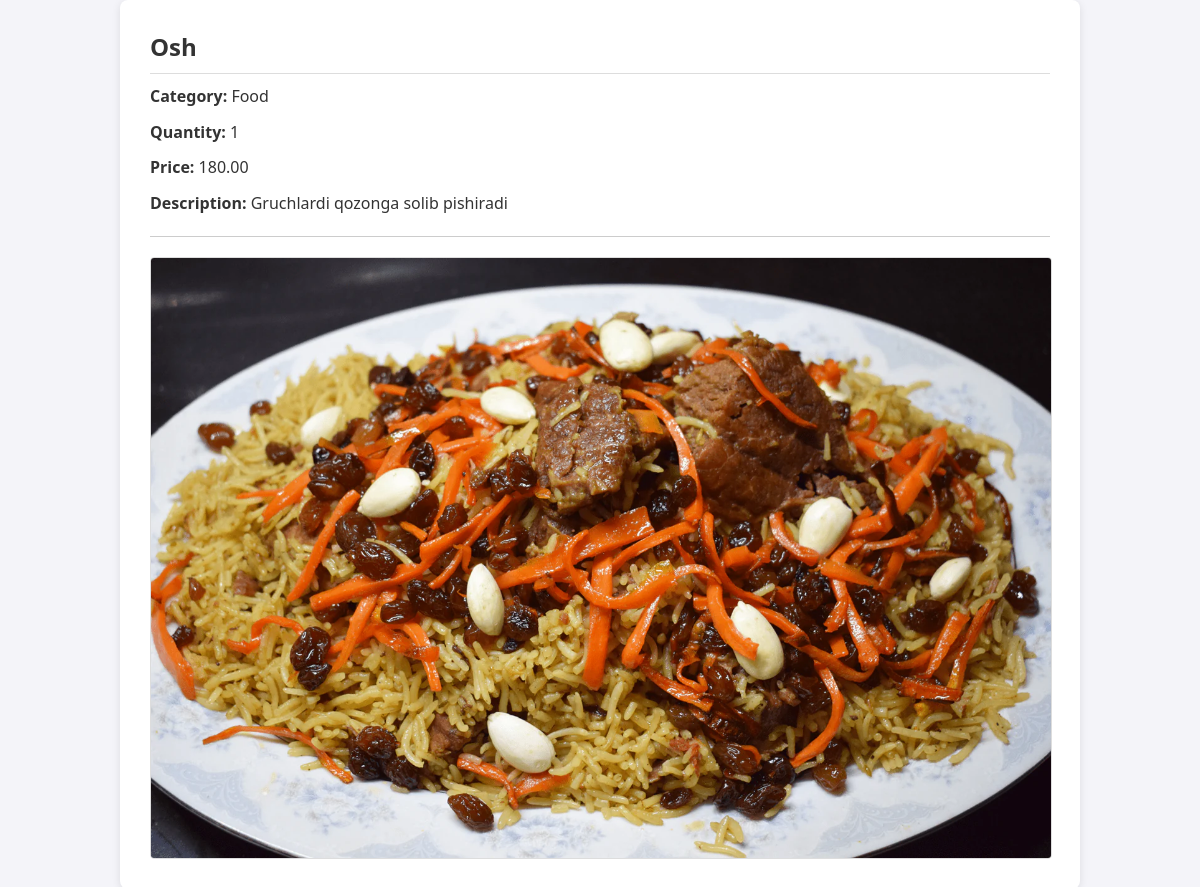
The page /main/back-office/product/detail/4/ on the database its author committed.
### Goods/models.py (models this page shows, shortened)
class Product(models.Model):
    name = models.CharField(max_length=255)
    quantity = models.PositiveIntegerField(default=1)
    price = models.DecimalField(max_digits=8, decimal_places=2)
    category = models.ForeignKey(Category, on_delete=models.CASCADE, related_name='products')
    description = models.TextField()
    def __str__(self):
        return self.name

class Category(models.Model):
    name = models.CharField(max_length=255)
    title = models.TextField()
    img = models.ImageField(upload_to='category_img')

class ProductImg(models.Model):
    product = models.ForeignKey(Product, on_delete=models.CASCADE, related_name='images')
    img = models.ImageField(upload_to='product-img')

### Goods/back-office/product/views.py (the view)
# urls.py: path('detail/<int:id>/', views.detailProduct, name='detailProduct'),
def detailProduct(request, id):
    queryset = models.Product.objects.get(id=id)
    print('queryset',queryset )
    print('id', id)
    querysetImg = models.ProductImg.objects.filter(product_id = id)
    context = {}
    context['queryset'] = queryset
    context['querysetImg'] = querysetImg
    context['images'] = models.ProductImg.objects.filter(product=queryset)
    return render(request, 'back-office/product/detail.html',context)

### templates/back-office/product/detail.html (shortened to what this page needs)
<!DOCTYPE html>
{% load static %}
<html lang="en">
<head>
    <link rel="stylesheet" href="{% static 'assets/css/product-detail.css' %}">
</head>
<body>
    <div class="container">
        <div class="details">
            <h2>{{ queryset.name }}</h2>
            <p><strong>Category:</strong> {{ queryset.category.name }}</p>
            <p><strong>Quantity:</strong> {{ queryset.quantity }}</p>
            <p><strong>Price:</strong> {{ queryset.price }}</p>
            <p><strong>Description:</strong> {{ queryset.description }}</p>
        </div>
        <hr>
        <div class="images">
            {% for image in querysetImg %}
            <img src="{{ image.img.url }}" alt="Product Image" width="200px">
            {% endfor %}
        </div>
    </div>
</body>
</html>

### static/assets/css/product-detail.css (style rules this page uses)
body { font-family: 'Segoe UI', Tahoma, Geneva, Verdana, sans-serif; margin: 0; padding: 0; background-color: #f4f4f9; color: #333; display: flex; justify-content: center; align-items: center; min-height: 100vh; }
h1, h2, h3, p { margin: 10px 0; }
hr { border: 0; height: 1px; background: #ccc; margin: 20px 0; }
.container { max-width: 900px; width: 100%; background-color: #fff; padding: 30px; border-radius: 8px; box-shadow: 0 2px 8px rgba(0, 0, 0, 0.1); }
.details { margin-bottom: 20px; }
.details h2 { margin: 0; padding-bottom: 10px; border-bottom: 1px solid #ddd; }
.details p { margin: 10px 0; line-height: 1.6; }
.images { display: grid; grid-template-columns: repeat(auto-fit, minmax(250px, 1fr)); gap: 15px; }
.images img { width: 100%; height: auto; border: 1px solid #ddd; border-radius: 4px; transition: transform 0.3s ease, box-shadow 0.3s ease; }

### rows shown on the page
Product: name "Osh", category.name "Food", quantity "1", price "180.00", description "Gruchlardi qozonga solib pishiradi"
ProductImg: img (picture)
